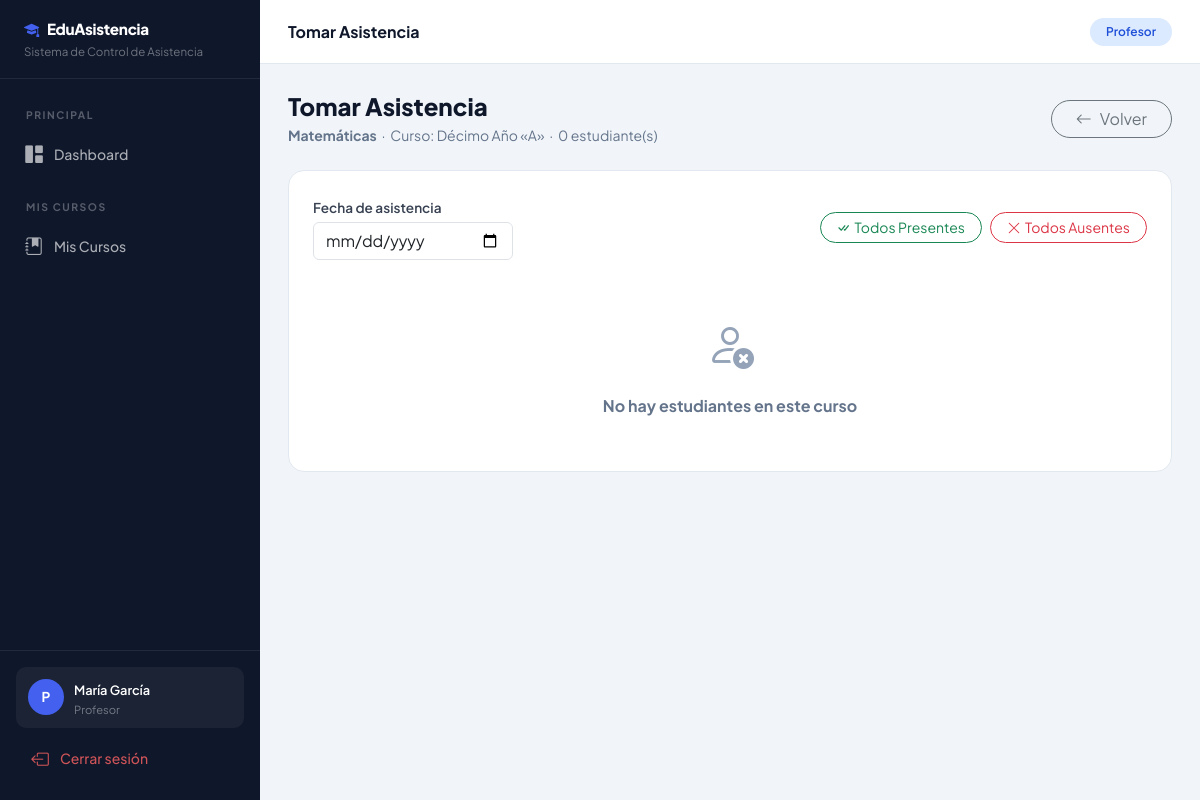
Page /materias/24/asistencia/ (signed in) on the committed database.
### usuarios/models.py (models this page shows, shortened)
class Usuario(AbstractUser):
    ROLES = (
        ('admin', 'Administrador'),
        ('profesor', 'Profesor'),
    )
    rol = models.CharField(max_length=10, choices=ROLES, default='profesor')
    def es_admin(self):
        return self.rol == 'admin'

### cursos/models.py (models this page shows, shortened)
class Materia(models.Model):
    nombre  = models.CharField(max_length=120)
    curso   = models.ForeignKey(Curso, on_delete=models.CASCADE, related_name='materias')
    profesor = models.ForeignKey(
        Usuario, on_delete=models.SET_NULL, null=True, blank=True,
        related_name='materias', limit_choices_to={'rol': 'profesor'}
    )
    class Meta:
        verbose_name = 'Materia'
        verbose_name_plural = 'Materias'
        ordering = ['nombre']
        unique_together = ('nombre', 'curso')

class Curso(models.Model):
    NIVELES = (
        ('10mo', 'Décimo Año'),
        ('1ro_bach', 'Primero de Bachillerato'),
        ('2do_bach', 'Segundo de Bachillerato'),
        ('3ro_bach', 'Tercero de Bachillerato'),
    )
    nivel    = models.CharField(max_length=20, choices=NIVELES, default='10mo')
    paralelo = models.CharField(max_length=5)   # A, B, C, D
    descripcion = models.TextField(blank=True)
    @property
    def nombre(self):
        return f"{self.get_nivel_display()} «{self.paralelo}»"
    def __str__(self):
        return self.nombre
    class Meta:
        verbose_name = 'Curso'
        verbose_name_plural = 'Cursos'
        ordering = ['nivel', 'paralelo']
        unique_together = ('nivel', 'paralelo')

### asistencia/views.py (the view, shortened to what this page needs)
# urls.py: path('materias/<int:materia_pk>/asistencia/',  views.tomar_asistencia,     name='tomar_asistencia'),
@login_required
def tomar_asistencia(request, materia_pk):
    user    = request.user
    materia = get_object_or_404(Materia, pk=materia_pk)
    if not user.es_admin() and materia.profesor != user:
        messages.error(request, 'No tienes acceso a esta materia.')
        return redirect('lista_cursos')
    hoy         = datetime.date.today()
    estudiantes = materia.curso.estudiantes.all()
    asistencias_hoy = {
        a.estudiante_id: a
        for a in Asistencia.objects.filter(materia=materia, fecha=hoy)
    }
    return render(request, 'asistencia/tomar_asistencia.html', {
        'materia':        materia,
        'curso':          materia.curso,
        'estudiantes':    estudiantes,
        'hoy':            hoy,
        'asistencias_hoy': asistencias_hoy,
    })

### templates/asistencia/tomar_asistencia.html (shortened to what this page needs)
{% extends 'base.html' %}
{% block page_title %}Tomar Asistencia{% endblock %}
{% block content %}
<div class="page-header">
    <div>
        <h4>Tomar Asistencia</h4>
        <p>
            <strong>{{ materia.nombre }}</strong> &nbsp;·&nbsp;
            Curso: {{ curso }} &nbsp;·&nbsp;
            {{ estudiantes.count }} estudiante(s)
        </p>
    </div>
    <a href="{% url 'detalle_materia' materia.pk %}" class="btn btn-outline-secondary rounded-pill px-4">
        <i class="bi bi-arrow-left me-2"></i>Volver
    </a>
</div>
<form method="post">
    <div class="table-card p-4 mb-4">
        <div class="d-flex align-items-center gap-3 mb-4 flex-wrap">
            <div>
                <label class="form-label mb-1">Fecha de asistencia</label>
                <input type="date" name="fecha" value="{{ hoy }}" class="form-control" style="width:200px">
            </div>
            <div class="ms-auto d-flex gap-2">
                <button type="button" class="btn btn-outline-success btn-sm rounded-pill px-3" onclick="marcarTodos('presente')">
                    <i class="bi bi-check-all me-1"></i>Todos Presentes
                </button>
                <button type="button" class="btn btn-outline-danger btn-sm rounded-pill px-3" onclick="marcarTodos('ausente')">
                    <i class="bi bi-x-lg me-1"></i>Todos Ausentes
                </button>
            </div>
        </div>
        {% if estudiantes %}
            {% for estudiante in estudiantes %}
            <div class="attendance-row">
                <div class="d-flex align-items-center gap-3">
                    <div style="width:38px;height:38px;border-radius:50%;background:#f1f5f9;color:#64748b;display:flex;align-items:center;justify-content:center;font-weight:700;font-size:.8rem;flex-shrink:0;">
                        {{ estudiante.apellido|first|upper }}
                    </div>
                    <div>
                        <strong style="font-size:.9rem">{{ estudiante }}</strong>
                        {% if estudiante.cedula %}<small class="text-muted d-block">{{ estudiante.cedula }}</small>{% endif %}
                    </div>
                </div>
                <div class="attendance-options">
                    <div class="attendance-btn">
                        <input type="radio" name="estado_{{ estudiante.pk }}" id="presente_{{ estudiante.pk }}"
                               value="presente" class="attendance-radio" checked>
                        <label class="presente-label" for="presente_{{ estudiante.pk }}">
                            <i class="bi bi-check-circle-fill"></i> Presente
                        </label>
                    </div>
                    <div class="attendance-btn">
                        <input type="radio" name="estado_{{ estudiante.pk }}" id="ausente_{{ estudiante.pk }}"
                               value="ausente" class="attendance-radio">
                        <label class="ausente-label" for="ausente_{{ estudiante.pk }}">
                            <i class="bi bi-x-circle-fill"></i> Ausente
                        </label>
                    </div>
                </div>
            </div>
            {% endfor %}
            <div class="mt-4 pt-3 border-top d-flex gap-2 justify-content-end">
                <a href="{% url 'detalle_materia' materia.pk %}" class="btn btn-outline-secondary rounded-pill px-4">Cancelar</a>
                <button type="submit" class="btn btn-success rounded-pill px-5">
                    <i class="bi bi-floppy-fill me-2"></i>Guardar Asistencia
                </button>
            </div>
        {% else %}
        <div class="empty-state py-4">
            <i class="bi bi-person-x"></i>
            <h6>No hay estudiantes en este curso</h6>
        </div>
        {% endif %}
    </div>
</form>
{% endblock %}

### templates/base.html (shortened to what this page needs)
<!DOCTYPE html>
<html lang="es">
<head>
    <link href="https://cdn.jsdelivr.net/npm/bootstrap@5.3.0/dist/css/bootstrap.min.css" rel="stylesheet">
    <link href="https://cdn.jsdelivr.net/npm/bootstrap-icons@1.11.0/font/bootstrap-icons.css" rel="stylesheet">
</head>
<body>
    <div class="sidebar" id="sidebar">
        <div class="sidebar-brand">
            <h5><i class="bi bi-mortarboard-fill me-2" style="color:var(--primary)"></i>EduAsistencia</h5>
            <small>Sistema de Control de Asistencia</small>
        </div>
        <div class="sidebar-nav mt-2">
            <div class="sidebar-section">Principal</div>
            <a href="{% url 'dashboard' %}" class="sidebar-link {% if request.resolver_match.url_name == 'dashboard' %}active{% endif %}">
                <i class="bi bi-grid-1x2-fill"></i> Dashboard
            </a>
            {% if user.es_admin %}
            <div class="sidebar-section">Administración</div>
            <a href="{% url 'lista_profesores' %}" class="sidebar-link {% if 'profesor' in request.resolver_match.url_name %}active{% endif %}">
                <i class="bi bi-person-badge-fill"></i> Profesores
            </a>
            <a href="{% url 'lista_cursos' %}" class="sidebar-link {% if 'curso' in request.resolver_match.url_name %}active{% endif %}">
                <i class="bi bi-journal-bookmark-fill"></i> Cursos
            </a>
            <a href="{% url 'reporte_asistencia' %}" class="sidebar-link {% if request.resolver_match.url_name == 'reporte_asistencia' %}active{% endif %}">
                <i class="bi bi-bar-chart-fill"></i> Reportes
            </a>
            {% else %}
            <div class="sidebar-section">Mis Cursos</div>
            <a href="{% url 'lista_cursos' %}" class="sidebar-link {% if 'curso' in request.resolver_match.url_name %}active{% endif %}">
                <i class="bi bi-journal-bookmark-fill"></i> Mis Cursos
            </a>
            {% endif %}
        </div>
        <div class="sidebar-footer">
            <div class="sidebar-user">
                <div class="user-avatar">{{ user.username|first|upper }}</div>
                <div class="user-info">
                    <span>{{ user.get_full_name|default:user.username }}</span>
                    <small>{{ user.get_rol_display }}</small>
                </div>
            </div>
            <a href="{% url 'logout' %}" class="sidebar-link mt-2" style="color:rgba(255,100,100,.8)">
                <i class="bi bi-box-arrow-left"></i> Cerrar sesión
            </a>
        </div>
    </div>
    <div class="main-content">
        <div class="topbar">
            <h6>{% block page_title %}{% endblock %}</h6>
            <div class="topbar-actions">
                <span class="badge badge-{{ user.rol }} px-3 py-2 rounded-pill">
                    {{ user.get_rol_display }}
                </span>
            </div>
        </div>
        <div class="page-content">
            {% block content %}{% endblock %}
        </div>
    </div>
</body>
</html>

### templates/base.html (style rules this page uses)
:root { --primary: #4361ee; --primary-dark: #3a56d4; --secondary: #7209b7; --success: #2ec4b6; --danger: #e63946; --warning: #ff9f1c; --sidebar-bg: #0f172a; --sidebar-width: 260px; --header-height: 64px; }
* { font-family: 'Plus Jakarta Sans', sans-serif; }
body { background: #f1f5f9; min-height: 100vh; }
.sidebar { position: fixed; top: 0; left: 0; width: var(--sidebar-width); height: 100vh; background: var(--sidebar-bg); display: flex; flex-direction: column; z-index: 1000; transition: transform .3s ease; overflow-y: auto; }
.sidebar-brand { padding: 20px 24px 16px; border-bottom: 1px solid rgba(255,255,255,.08); }
.sidebar-brand h5 { color: #fff; font-weight: 800; font-size: .95rem; margin: 0; letter-spacing: -.3px; }
.sidebar-brand small { color: rgba(255,255,255,.4); font-size: .72rem; }
.sidebar-section { padding: 20px 16px 8px; font-size: .65rem; font-weight: 700; text-transform: uppercase; letter-spacing: 1.5px; color: rgba(255,255,255,.3); }
.sidebar-nav { padding: 0 10px; }
.sidebar-link { display: flex; align-items: center; gap: 10px; padding: 10px 14px; border-radius: 10px; color: rgba(255,255,255,.65); text-decoration: none; font-size: .875rem; font-weight: 500; margin-bottom: 2px; transition: all .2s; }
.sidebar-link i { font-size: 1.1rem; width: 20px; text-align: center; }
.sidebar-footer { margin-top: auto; padding: 16px; border-top: 1px solid rgba(255,255,255,.08); }
.sidebar-user { display: flex; align-items: center; gap: 10px; padding: 10px 12px; border-radius: 10px; background: rgba(255,255,255,.05); }
.user-avatar { width: 36px; height: 36px; border-radius: 50%; background: var(--primary); color: #fff; display: flex; align-items: center; justify-content: center; font-weight: 700; font-size: .85rem; flex-shrink: 0; }
.user-info small { color: rgba(255,255,255,.4); font-size: .7rem; display: block; }
.user-info span { color: #fff; font-size: .8rem; font-weight: 600; }
.main-content { margin-left: var(--sidebar-width); min-height: 100vh; display: flex; flex-direction: column; }
.topbar { height: var(--header-height); background: #fff; border-bottom: 1px solid #e2e8f0; display: flex; align-items: center; padding: 0 28px; gap: 12px; position: sticky; top: 0; z-index: 100; }
.topbar h6 { margin: 0; font-weight: 700; font-size: 1rem; color: #0f172a; }
.topbar-actions { margin-left: auto; display: flex; align-items: center; gap: 8px; }
.page-content { padding: 28px; flex: 1; }
.table-card { background: #fff; border-radius: 16px; border: 1px solid #e2e8f0; overflow: hidden; }
.badge-profesor { background: #dbeafe; color: #1d4ed8; font-weight: 600; }
.form-label { font-weight: 600; font-size: .85rem; color: #374151; }
.page-header { display: flex; align-items: center; justify-content: space-between; margin-bottom: 24px; }
.page-header h4 { font-weight: 800; color: #0f172a; margin: 0; }
.page-header p { color: #64748b; font-size: .875rem; margin: 4px 0 0; }
.empty-state { text-align: center; padding: 60px 20px; color: #94a3b8; }
.empty-state i { font-size: 3rem; margin-bottom: 16px; display: block; }
.empty-state h6 { font-weight: 700; color: #64748b; }

### rows in the picture
Usuario: username|first "P", get_full_name "María García", rol "Profesor"
Materia: nombre "Matemáticas"
Curso: nivel+paralelo "Décimo Año «A»", count "0"
